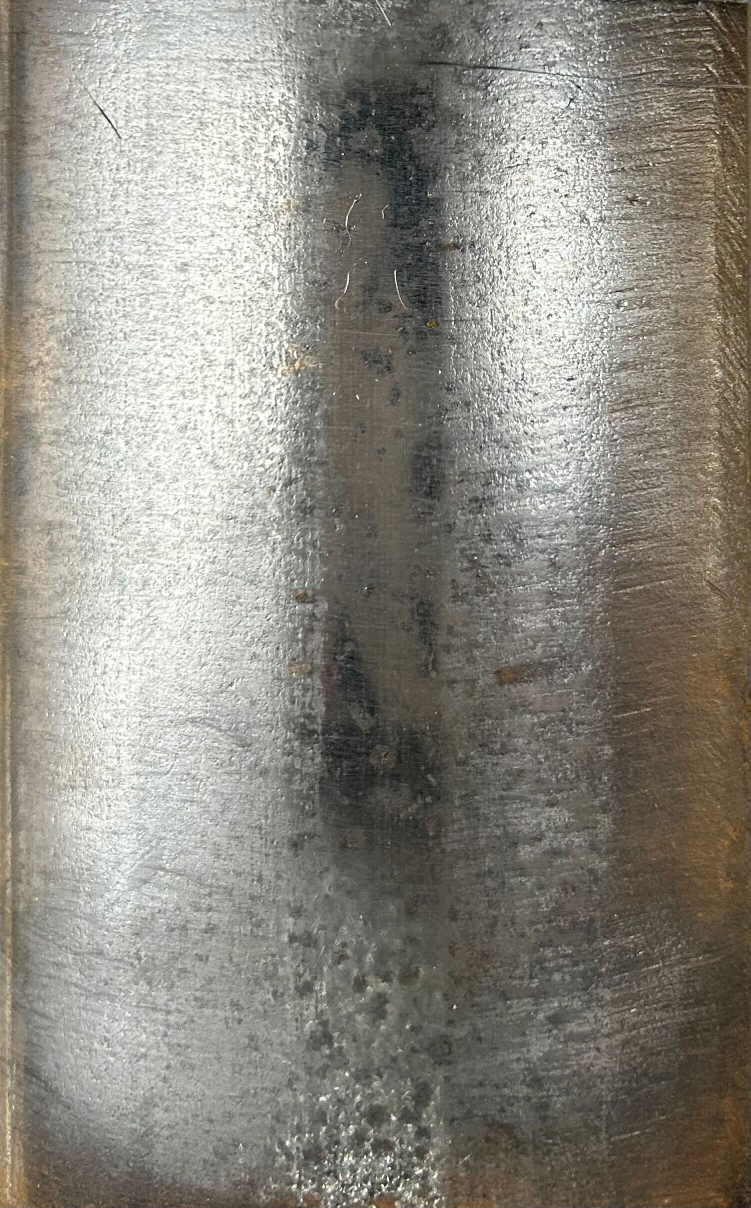
#> input picture rail_cam/images/IMG_5158.jpg, 1501 x 2415 px (shown at 1/2 size)
$ python clean_quantification.py
#> lines starting #> are read from the running program, lines starting #| are printed output that depends on the picture; after the words box and inside, x2 and y2 are one past the last pixel; in counts of white or black regions, pixels touching at a corner belong together; long printed decimals are rounded
#> further down, test_image is the input picture: shape (2415, 1501, 3); mean B, G, R 129, 137.6, 140.6
import cv2
import numpy as np
import time


def clean_quantification(image):
    """
    Calculates cleanliness of rail image using brown thresholding.
    params:
        image: an image in RGB format
    returns:
        a black and white image formatted in RGB color space.
    """
    start_time = time.time()

    resized_dimensions = (640, 360)

    downsized_image = cv2.resize(image, resized_dimensions)
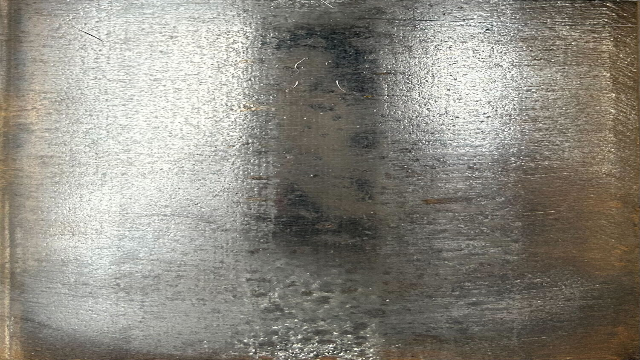
#> downsized_image: shape (360, 640, 3); mean B, G, R 128.8, 137.5, 140.5

    hsv_image = cv2.cvtColor(downsized_image, cv2.COLOR_BGR2HSV)
#> hsv_image: shape (360, 640, 3); mean H, S, V 29.4, 28.1, 141.2

    browns = []
    for row in hsv_image:
        new_row = []
        for column in row:
            hue = column[0]
            saturation = column[1]
            brightness = column[2]
            if (brightness < 20) or (saturation > 20):
                new_row.append(0)
            else:
                new_row.append(255)
        browns.append(new_row)
#> after the loop, browns = 360 items

    browns = np.array(browns).astype(np.uint8)
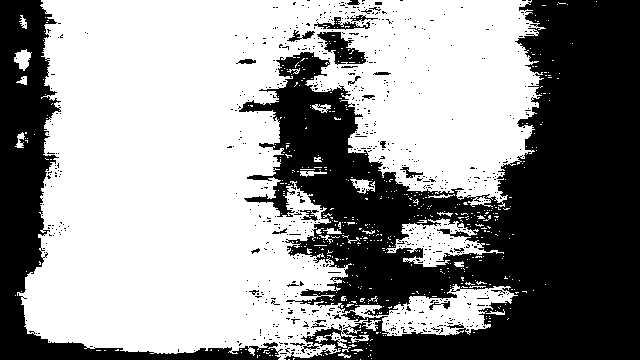
#> browns: shape (360, 640); 57.5% white; 742 black regions (715 under 20 px), largest, box (x1, y1, x2, y2) and area: (239, 0, 640, 360) 76825, (0, 0, 283, 360) 17251, (317, 32, 366, 65) 789

    # Calculate the average pixel value
    frame = cv2.cvtColor(browns, cv2.COLOR_GRAY2BGR)

    average_pixel_value = np.mean(frame)
#> average_pixel_value = 146.6
    print(f"Average pixel value: {average_pixel_value}")
#| Average pixel value: 146.621
    end_time = time.time()
    print(f"time taken = {end_time - start_time}")

    # [14 lines of commented-out code are left out]


if __name__ == "__main__":
    test_image = cv2.imread("images/IMG_5158.jpg")
    clean_quantification(test_image)

$ run again, with rail_cam/images/IMG_5155.jpg copied over rail_cam/images/IMG_5158.jpg
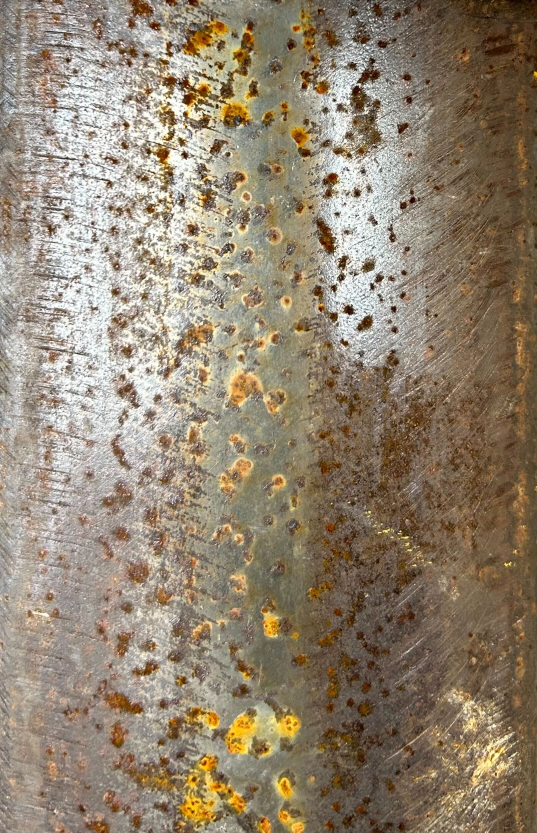
#> input picture rail_cam/images/IMG_5155.jpg, 1610 x 2498 px (shown at 1/3 size)
#> test_image is the input picture: shape (2498, 1610, 3); mean B, G, R 113, 132.8, 147.1
#> in clean_quantification, `downsized_image = cv2.resize(image, resized_dimensions)`:
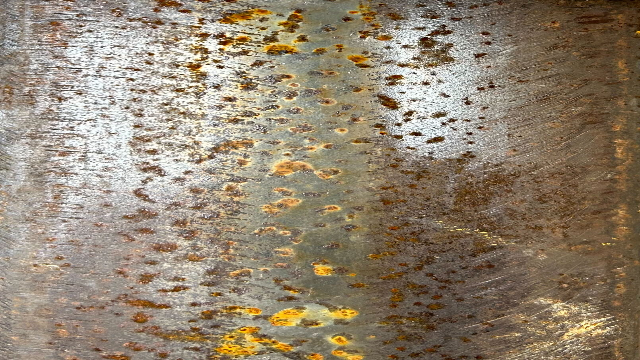
#> downsized_image: shape (360, 640, 3); mean B, G, R 112.8, 132.7, 146.9
#> hsv_image: shape (360, 640, 3); mean H, S, V 21.7, 69.3, 147.2
#> after the loop in clean_quantification, `for row in hsv_image:`: browns = 360 items
#> in clean_quantification, `browns = np.array(browns).astype(np.uint8)`:
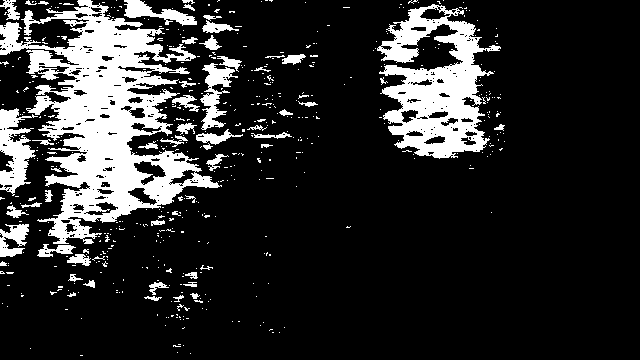
#> browns: shape (360, 640); 17.3% white; 518 white regions (461 under 20 px), largest, box (x1, y1, x2, y2) and area: (0, 0, 222, 244) 20870, (377, 4, 501, 159) 9424, (0, 108, 38, 196) 1735
#> average_pixel_value = 44.04
#| Average pixel value: 44.042

$ run again, with rail_cam/images/IMG_5156.jpg copied over rail_cam/images/IMG_5158.jpg
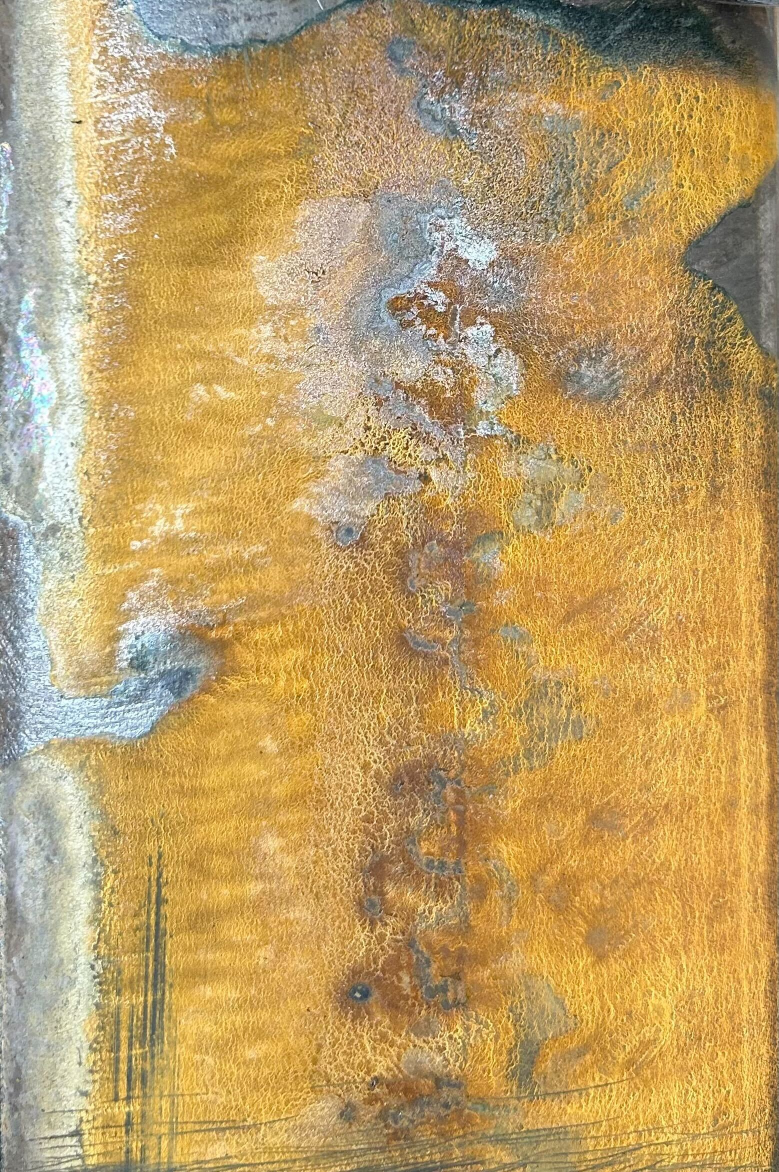
#> input picture rail_cam/images/IMG_5156.jpg, 1557 x 2344 px (shown at 1/2 size)
#> test_image is the input picture: shape (2344, 1557, 3); mean B, G, R 103.4, 158.7, 189
#> in clean_quantification, `downsized_image = cv2.resize(image, resized_dimensions)`:
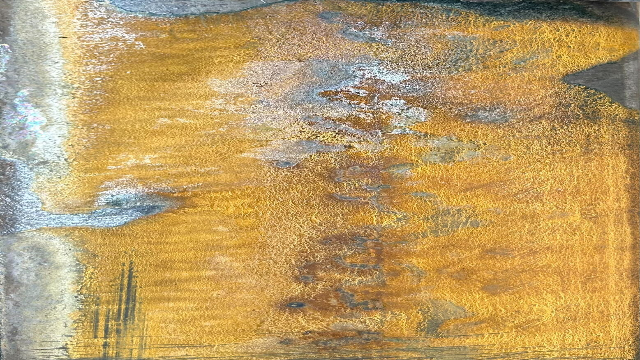
#> downsized_image: shape (360, 640, 3); mean B, G, R 103.3, 158.6, 188.9
#> hsv_image: shape (360, 640, 3); mean H, S, V 26.9, 117.1, 190.7
#> after the loop in clean_quantification, `for row in hsv_image:`: browns = 360 items
#> in clean_quantification, `browns = np.array(browns).astype(np.uint8)`:
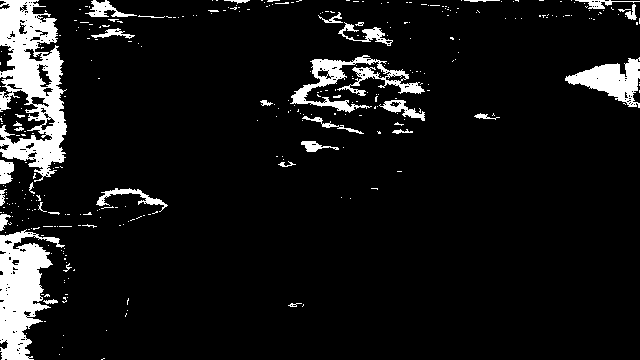
#> browns: shape (360, 640); 8.5% white; 334 white regions (298 under 20 px), largest, box (x1, y1, x2, y2) and area: (0, 0, 67, 182) 6785, (0, 229, 65, 360) 4504, (290, 55, 425, 113) 2175
#> average_pixel_value = 21.72
#| Average pixel value: 21.716

$ run again, with rail_cam/images/IMG_5157.jpg copied over rail_cam/images/IMG_5158.jpg
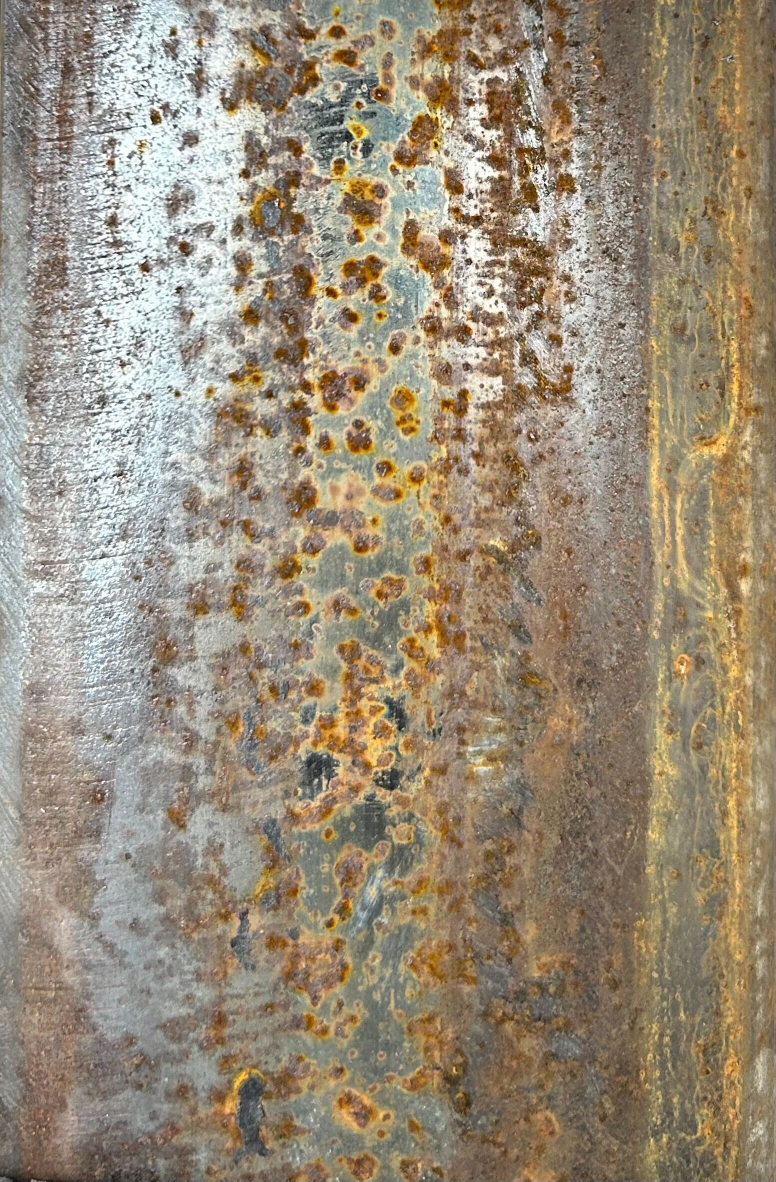
#> input picture rail_cam/images/IMG_5157.jpg, 1551 x 2363 px (shown at 1/2 size)
#> test_image is the input picture: shape (2363, 1551, 3); mean B, G, R 121, 141, 153.9
#> in clean_quantification, `downsized_image = cv2.resize(image, resized_dimensions)`:
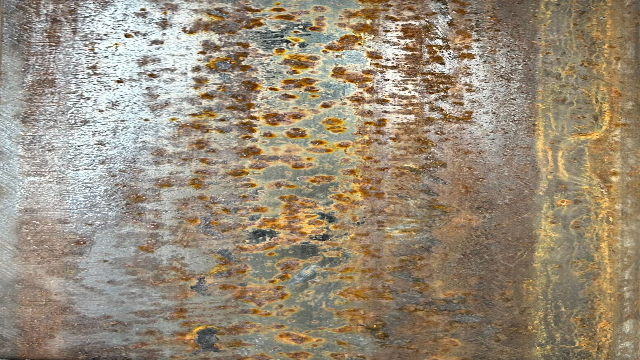
#> downsized_image: shape (360, 640, 3); mean B, G, R 121, 140.9, 153.9
#> hsv_image: shape (360, 640, 3); mean H, S, V 29.2, 61.4, 155.3
#> after the loop in clean_quantification, `for row in hsv_image:`: browns = 360 items
#> in clean_quantification, `browns = np.array(browns).astype(np.uint8)`:
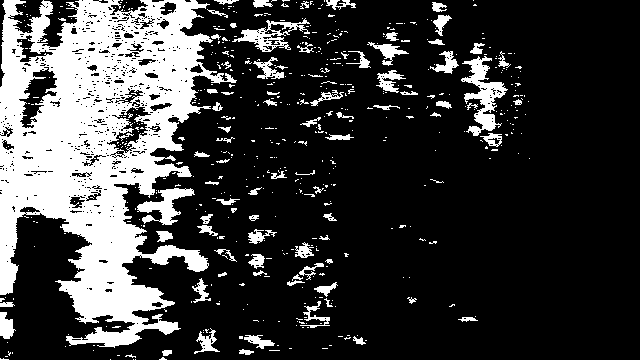
#> browns: shape (360, 640); 23.3% white; 551 white regions (465 under 20 px), largest, box (x1, y1, x2, y2) and area: (0, 0, 237, 348) 41895, (461, 56, 508, 136) 1438, (137, 188, 195, 225) 903
#> average_pixel_value = 59.4
#| Average pixel value: 59.399
